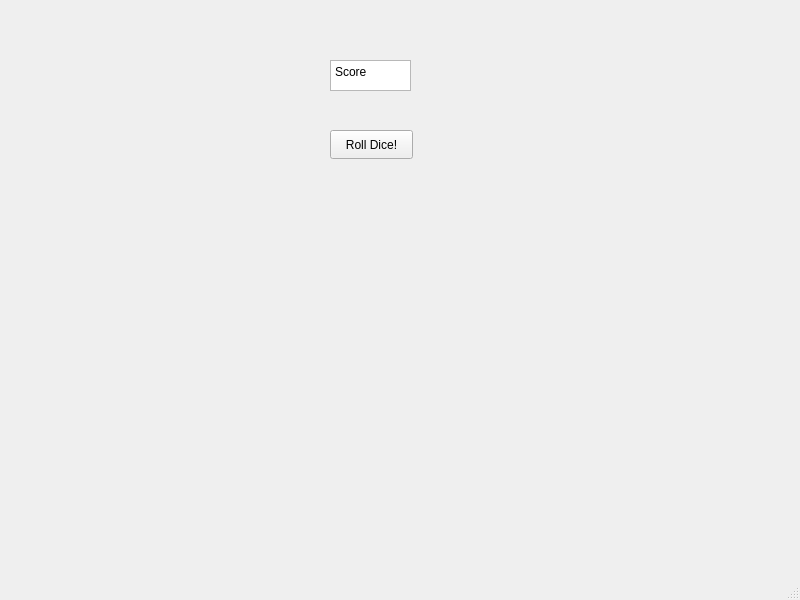
<?xml version="1.0" encoding="UTF-8"?>
<ui version="4.0">
 <class>MainWindow</class>
 <widget class="QMainWindow" name="MainWindow">
  <property name="geometry">
   <rect>
    <x>0</x>
    <y>0</y>
    <width>800</width>
    <height>600</height>
   </rect>
  </property>
  <property name="windowTitle">
   <string>MainWindow</string>
  </property>
  <widget class="QWidget" name="centralwidget">
   <widget class="QPushButton" name="pushButton">
    <property name="geometry">
     <rect>
      <x>330</x>
      <y>130</y>
      <width>83</width>
      <height>29</height>
     </rect>
    </property>
    <property name="text">
     <string>Roll Dice!</string>
    </property>
   </widget>
   <widget class="QPlainTextEdit" name="plainTextEdit">
    <property name="geometry">
     <rect>
      <x>330</x>
      <y>60</y>
      <width>81</width>
      <height>31</height>
     </rect>
    </property>
    <property name="plainText">
     <string>Score</string>
    </property>
   </widget>
   <widget class="QLabel" name="label">
    <property name="geometry">
     <rect>
      <x>310</x>
      <y>180</y>
      <width>131</width>
      <height>151</height>
     </rect>
    </property>
    <property name="text">
     <string/>
    </property>
   </widget>
  </widget>
  <widget class="QMenuBar" name="menubar">
   <property name="geometry">
    <rect>
     <x>0</x>
     <y>0</y>
     <width>800</width>
     <height>25</height>
    </rect>
   </property>
  </widget>
  <widget class="QStatusBar" name="statusbar"/>
 </widget>
 <resources/>
 <connections/>
</ui>
